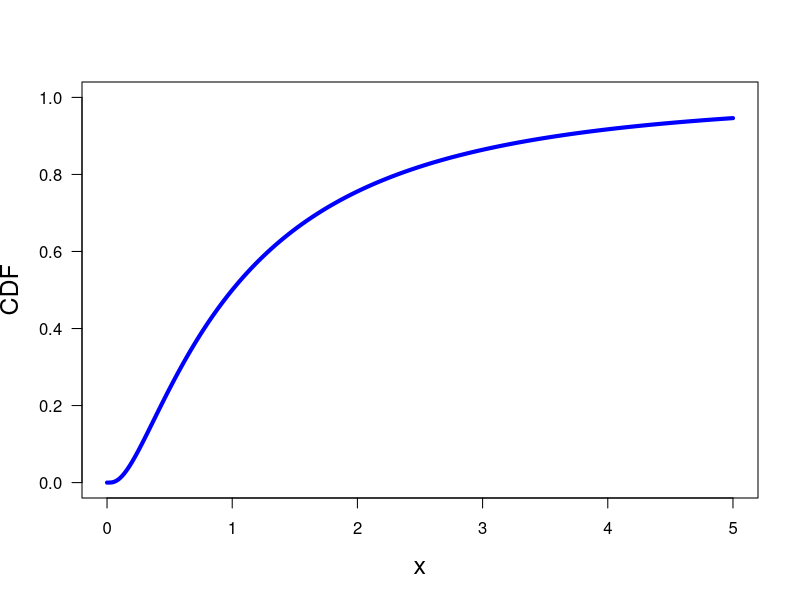

This chart was generated by the following R code:
print('file: PDsPDFsLogNormalCDF.R')
# CDF of standard log-normal distribution
x = seq(0,5,0.01); CDFLN = plnorm(x)
# png('LogNormalCDFStdBook160405.png',width=16,height=16,units='cm',res=300)
plot(x,CDFLN,type='l',xlab='x',ylab='CDF',ylim=c(0,1),col='blue',lwd=4,las=1,cex.lab=1.5) 
# dev.off()
